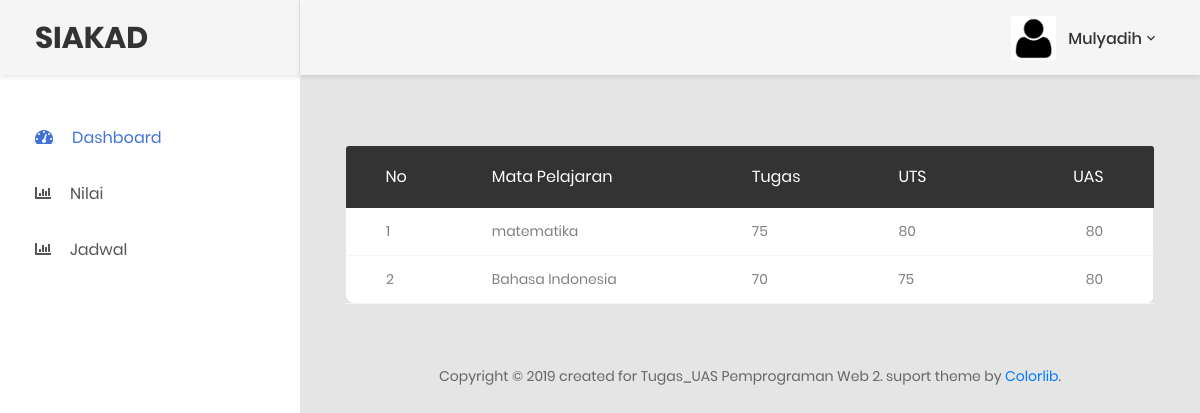
Page /murid/murid_nilai.php (signed in) on the committed database.
### tables this page shows
CREATE TABLE `nilai` (
  `id` int(11) NOT NULL,
  `nis` varchar(12) NOT NULL,
  `id_mapel` int(11) NOT NULL,
  `tugas` int(11) NOT NULL,
  `uts` int(3) NOT NULL,
  `uas` int(11) NOT NULL
);

CREATE TABLE `mapel` (
  `id` int(11) NOT NULL,
  `nip` varchar(13) NOT NULL,
  `nama` varchar(50) NOT NULL
);

### murid/murid_nilai.php (the view, shortened to what this page needs)
<?php
    include('../template/header.php');
?>
<div class="row m-t-30">
    <div class="col-md-12">
        <div class="table-responsive m-b-40">
            <table class="table table-borderless table-data3">
                <thead>
                    <tr>
                        <th>No</th>
                        <th>Mata Pelajaran</th>
                        <th>Tugas</th>
                        <th>UTS</th>
                        <th>UAS</th>
                    </tr>
                </thead>
                <tbody>
                <?php
                include 'koneksi.php';
                $sql= "select * from nilai a left join mapel b on a.id_mapel=b.id";
                $ee = mysqli_query($koneksi,$sql);
                $no=1;
                while($hasil = mysqli_fetch_array($ee)){
                ?>
                <tr>
                    <td><?= $no; ?></td>
                    <td><?= $hasil['nama'] ?></td>
                    <td><?= $hasil['tugas'] ?></td>
                    <td><?= $hasil['uts'] ?></td>
                    <td><?= $hasil['uas'] ?></td>
                </tr>
                <?php $no++;
                } ?>
                </tbody>
                </table>
            </div>
        </div>
    </div>
<?php include('../template/footer1.php'); ?>
<?php include('../template/footer.php'); ?>

### rows in the picture
nilai: id_mapel.nama "matematika", tugas "75", uts "80", uas "80"
nilai: id_mapel.nama "Bahasa Indonesia", tugas "70", uts "75", uas "80"

### other values in the picture
$_SESSION['nama'] "Mulyadih"
